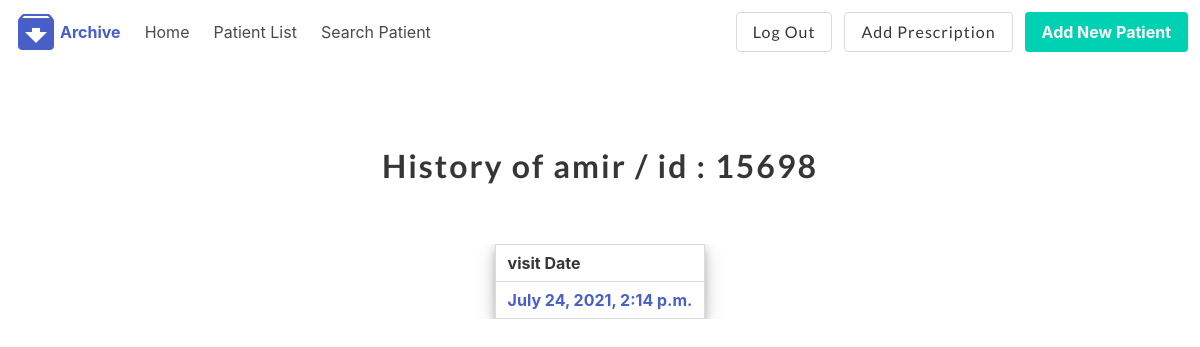
The app's page /patient/2/history (signed in), older data.
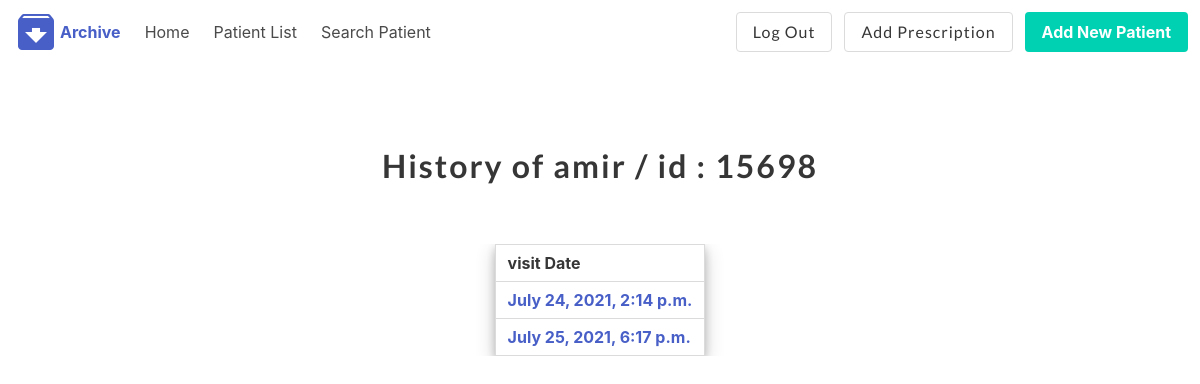
The same page, newer data.
### patienthistory/models.py (models this page shows, shortened)
class PatientHistory(models.Model):
    PatientId = models.ForeignKey(Patient, on_delete=models.CASCADE, blank=True, null=True)
    Prescription = models.TextField(max_length=300, null=True, blank=True)
    nextVisit = models.DateTimeField(null=True, blank=True)
    picture = models.ImageField(upload_to='profile_pics', blank=True, null=True, verbose_name='Picture')
    VisitDate = models.DateTimeField(auto_now_add=True, blank=True)
    Description = models.TextField(max_length=300, null=True, blank=True)

### patienthistory/views.py (the view)
# urls.py: path('<PatientId>/history', views.PatientHistoryview, name='patientHist'),
@login_required
def PatientHistoryview(request, PatientId):
    user = PatientId
    allhistories = PatientHistory.objects.filter(PatientId_id=user)
    username = Patient.objects.get(id=user)
    context = {'allhistories': allhistories,
               'username': username
               }
    return render(request, 'patienthistory/patienthis.html', context)

### patienthistory/templates/patienthistory/patienthis.html
{% extends 'patienthistory/base.html' %}
{% block content %}
    <section class="section">
        <div class="container">
            <div class="columns is-mobile is-centered">
                <div class="column">
                    <br>
                    <div class="column">
                        <h1 class="title" style="text-align: center">
                            History of {{ username.first_name }} / id : {{ username.Id_card_number }}
                        </h1>
                    </div>
                    <section class="section">
                        <div class="container">
                            <div class="table-container">
                                <table class="table table is-bordered"
                                       style="border-radius:2%; margin-left: auto;margin-right: auto; box-shadow: 0 4px 8px 0 rgba(0, 0, 0, 0.2), 0 6px 20px 0 rgba(0, 0, 0, 0.19); background: rgba(255,255,255,0.4);">
                                    <thead>
                                    <tr>
                                        <th>visit Date</th>
                                    </tr>
                                    </thead>
                                    <tbody>
                                    {% for history in allhistories %}
                                        <tr>
                                            <td><b><a href="{% url 'Prescription' history.id %}">{{ history.VisitDate }}</a></b></td>
                                        </tr>
                                    {% endfor %}
                                    </tbody>
                                </table>
                            </div>
                        </div>
                    </section>
                </div>
            </div>
        </div>
    </section>
{% endblock %}

Row changes from the older to the newer data that the page shows:
added PatientHistory: VisitDate "July 25, 2021, 6:17 p.m."
